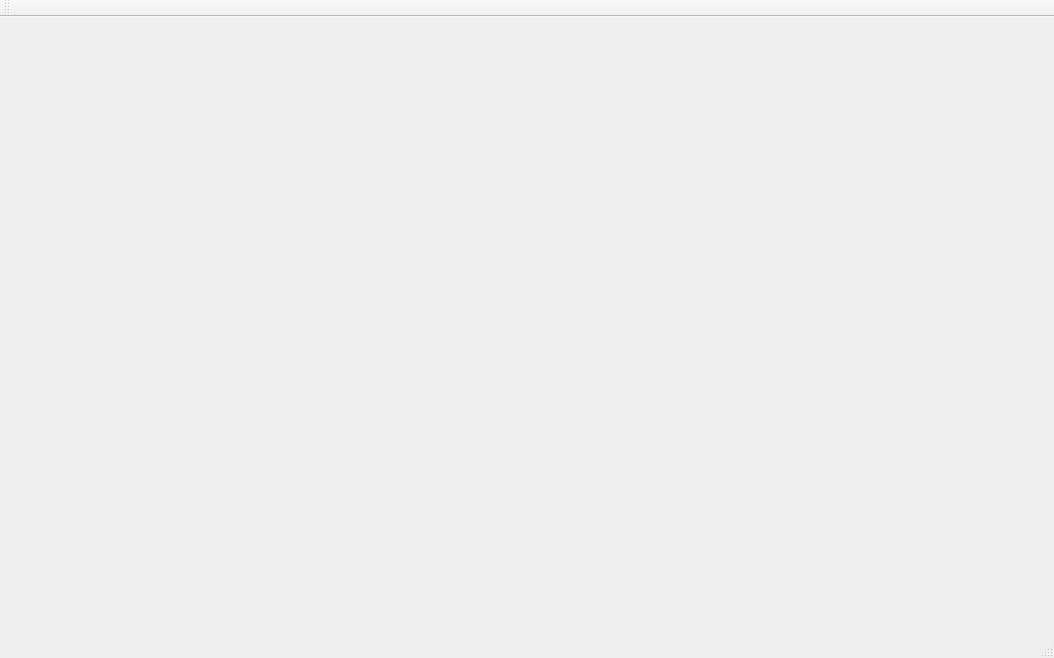
<?xml version="1.0" encoding="UTF-8"?>
<ui version="4.0">
 <class>MainWindow</class>
 <widget class="QMainWindow" name="MainWindow">
  <property name="windowModality">
   <enum>Qt::WindowModal</enum>
  </property>
  <property name="geometry">
   <rect>
    <x>0</x>
    <y>0</y>
    <width>1054</width>
    <height>658</height>
   </rect>
  </property>
  <property name="windowTitle">
   <string>MainWindow</string>
  </property>
  <widget class="QWidget" name="centralWidget">
   <property name="sizePolicy">
    <sizepolicy hsizetype="Preferred" vsizetype="Preferred">
     <horstretch>0</horstretch>
     <verstretch>0</verstretch>
    </sizepolicy>
   </property>
   <layout class="QGridLayout" name="centralLayout">
    <item row="0" column="0">
     <layout class="QGridLayout" name="mainLayout"/>
    </item>
   </layout>
  </widget>
  <widget class="QMenuBar" name="menuBar">
   <property name="geometry">
    <rect>
     <x>0</x>
     <y>0</y>
     <width>1054</width>
     <height>28</height>
    </rect>
   </property>
  </widget>
  <widget class="QToolBar" name="mainToolBar">
   <attribute name="toolBarArea">
    <enum>TopToolBarArea</enum>
   </attribute>
   <attribute name="toolBarBreak">
    <bool>false</bool>
   </attribute>
  </widget>
  <widget class="QStatusBar" name="statusBar"/>
 </widget>
 <layoutdefault spacing="6" margin="11"/>
 <resources/>
 <connections/>
</ui>
